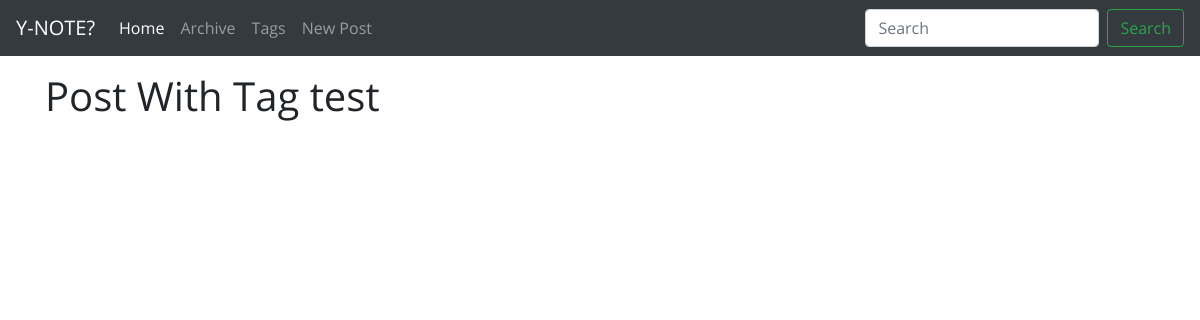
The page /tags.php?tag=test on the database as committed earlier.
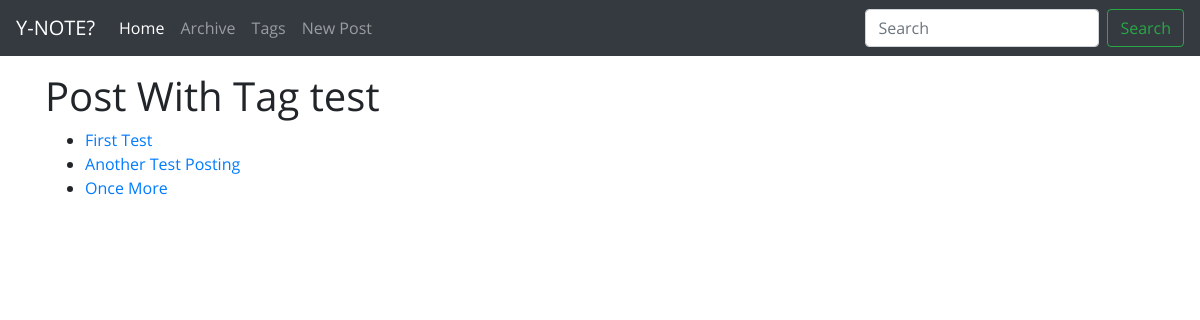
The same page on the database as committed later.
### tables this page shows
CREATE TABLE `tags` (
  `id_post` int(11) NOT NULL,
  `tag` varchar(50) NOT NULL,
  KEY `id_post` (`id_post`),
  CONSTRAINT `tags_ibfk_1` FOREIGN KEY (`id_post`) REFERENCES `posts` (`id_post`)
);

CREATE TABLE `posts` (
  `id_post` int(11) NOT NULL AUTO_INCREMENT,
  `date_post` datetime DEFAULT NULL,
  `date_modified` datetime DEFAULT NULL,
  `title_post` varchar(255) DEFAULT NULL,
  `content` text,
  PRIMARY KEY (`id_post`)
);

### tags.php (the view, shortened to what this page needs)
<?php
    include "header.php";
    include "navbar.php";
    include_once "config.php";
    if (isset($_GET['tag'])) {
        $tag = $_GET['tag'];
        $sql = "SELECT tags.id_post AS id_post, posts.title_post AS title_post
                FROM tags
                INNER JOIN posts ON posts.id_post = tags.id_post
                WHERE tags.tag = '$tag' ";
        $result_sql = mysqli_query($db_handle, $sql);
    } else {
        $sql = "SELECT DISTINCT tag FROM tags";
        $result_sql = mysqli_query($db_handle, $sql);
    }
    if (isset($tag)) {
        echo "<h1>Post With Tag ".$tag." </h1>";
    } else {
    echo "<h1>Browse by Tags</h1>";
    }
    echo "<ul>";
    while($row = mysqli_fetch_array($result_sql)) {
        if (isset($tag)) {
            $list_content = $row['title_post'];
            $link = "readpost.php?id-post=" . $row[id_post];
        } else {
            $list_content = $row['tag'];
            $link = "tags.php?tag=" . $list_content;
        }
        echo "<li><a href='$link'>".$list_content."</a></li>";
    }
    echo "</ul>";
    include "tail.php";

Rows that differ between the two databases and show on the page:
added tags: id_post.title_post "First Test"
added tags: id_post.title_post "Another Test Posting"
added tags: id_post.title_post "Once More"
